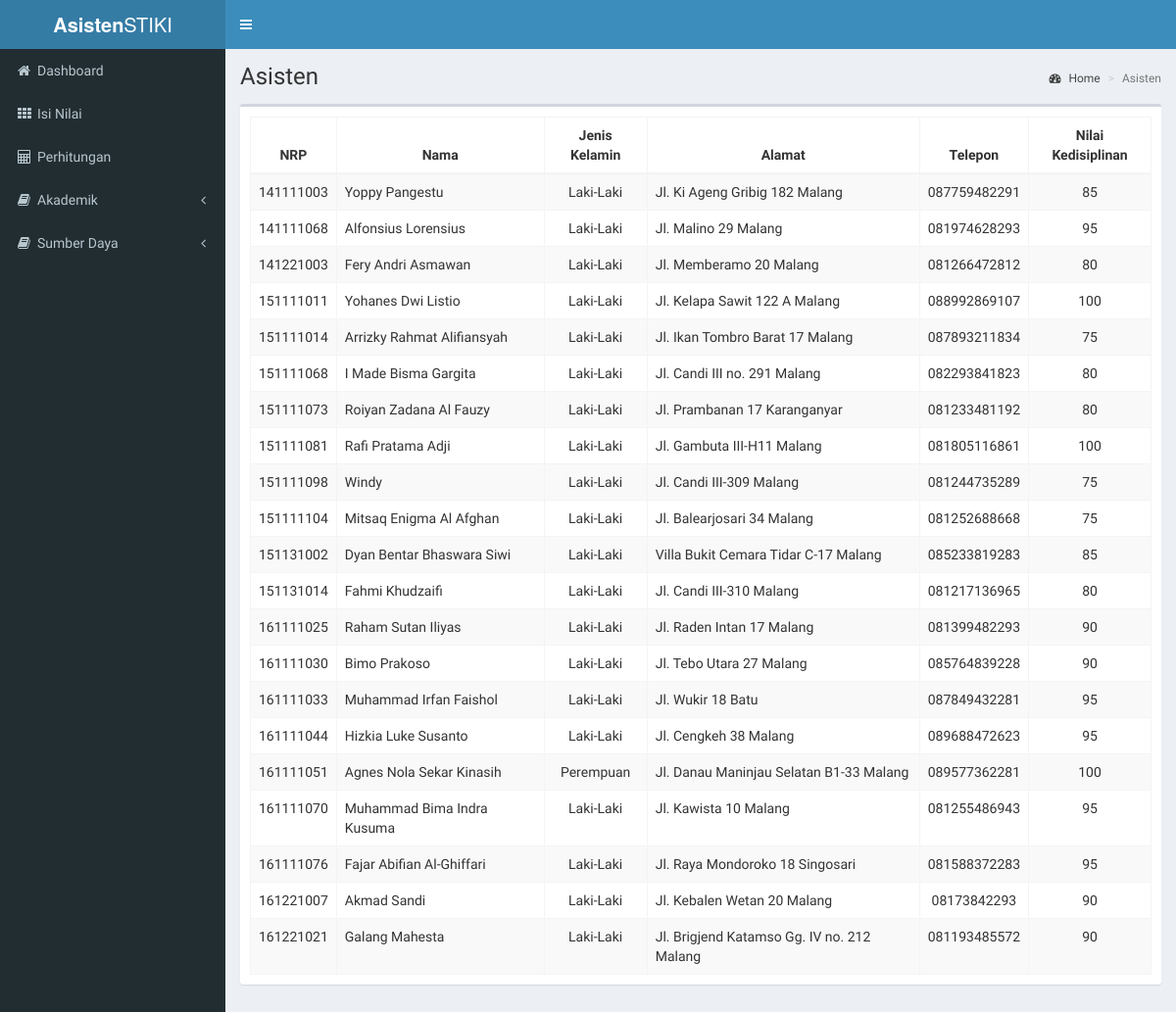
/index.php/asisten, run on the app's committed database.
### tables this page shows
CREATE TABLE `asisten_dosen` (
  `nrp` varchar(9) NOT NULL,
  `nama` varchar(40) NOT NULL,
  `jk` char(1) NOT NULL,
  `alamat` varchar(50) NOT NULL,
  `telepon` varchar(12) NOT NULL,
  `jabatan` varchar(10) NOT NULL,
  `nilai_disiplin` int(11) DEFAULT NULL,
  PRIMARY KEY (`nrp`)
);

### application/controllers/Asisten.php (called while the page is built, shortened)
<?php
class Asisten extends CI_Controller {
    public function __construct(){
        $this->load->model('mod_asisten');
    }
    public function index(){
        $data['asdos'] = $this->mod_asisten->fetchAll();
        $this->load->view('asisten/view', $data);
    }
}
?>

### index.php (called while the page is built, shortened)
<?php
require_once BASEPATH.'core/CodeIgniter.php';

### application/models/Mod_asisten.php (called while the page is built, shortened)
<?php
class Mod_asisten extends CI_Model{
    public function fetchAll(){
        return $this->db->get('asisten_dosen')->result();
    }
}
?>

### application/views/asisten/view.php (the view, shortened to what this page needs)
<?php $this->load->view('templates/header'); ?>
<div class="box">
    <div class="box-body">
        <table class="table table-bordered table-striped table-hover mytable">
            <thead>
                <tr>
                    <th class="text-center">NRP</th>
                    <th class="text-center">Nama</th>
                    <th class="text-center">Jenis Kelamin</th>
                    <th class="text-center">Alamat</th>
                    <th class="text-center">Telepon</th>
                    <th class="text-center">Nilai Kedisiplinan</th>
                </tr>
            </thead>
            <tbody>
                <?php foreach($asdos as $asd){?>
                <tr>
                    <td class="text-center"><?php echo $asd->nrp;?></td>
                    <td><?php echo $asd->nama;?></td>
                    <td class="text-center"><?php echo $asd->jk == 'L' ? "Laki-Laki" : "Perempuan"; ?></td>
                    <td><?php echo $asd->alamat;?></td>
                    <td class="text-center"><?php echo $asd->telepon;?></td>
                    <td class="text-center"><?php echo $asd->nilai_disiplin;?></td>
                </tr>
                <?php }?>
            </tbody>
        </table>
    </div>
</div>
<?php $this->load->view('asisten/remove_all'); ?>
<?php $this->load->view('asisten/form_insert'); ?>
<?php $this->load->view('templates/footer'); ?>

### application/views/templates/header.php (shortened to what this page needs)
<!DOCTYPE html>
<html>
<head>
  <link rel="stylesheet" href="<?php echo base_url() ?>assets/bower_components/bootstrap/dist/css/bootstrap.min.css">
  <link rel="stylesheet" href="<?php echo base_url() ?>assets/bower_components/font-awesome/css/font-awesome.min.css">
  <link rel="stylesheet" href="<?php echo base_url() ?>assets/bower_components/Ionicons/css/ionicons.min.css">
  <link rel="stylesheet" href="<?php echo base_url() ?>assets/plugins/iCheck/all.css">
  <link rel="stylesheet" href="<?php echo base_url() ?>assets/bower_components/select2/dist/css/select2.min.css">
  <link rel="stylesheet" href="<?php echo base_url() ?>assets/dist/css/AdminLTE.min.css">
  <link rel="stylesheet" href="<?php echo base_url() ?>assets/dist/css/skins/_all-skins.min.css">
  <link rel="stylesheet" href="<?php echo base_url() ?>assets/bower_components/datatables.net-bs/css/dataTables.bootstrap.min.css">
</head>
<body class="hold-transition skin-blue sidebar-mini">
<div class="wrapper">
  <header class="main-header">
    <a href="<?php echo base_url() ?>" class="logo">
      <span class="logo-lg"><b>Asisten</b>STIKI</span>
    </a>
    <nav class="navbar navbar-static-top">
      <a href="#" class="sidebar-toggle" data-toggle="push-menu" role="button">
      </a>
    </nav>
  </header>
  <aside class="main-sidebar">
    <section class="sidebar">
      <ul class="sidebar-menu" data-widget="tree">
        <li <?php echo $this->uri->segment(1) == 'dashboard' ? 'class="active"' : '' ?>>
          <a href="<?php echo base_url() ?>dashboard"><i class="fa fa-home"></i><span>Dashboard</span></span></a>
        </li>
        <li <?php echo $this->uri->segment(1) == 'isi_nilai' ? 'class="active"' : '' ?>>
          <a href="<?php echo base_url() ?>isi_nilai"><i class="fa fa-th"></i><span>Isi Nilai</span></span></a>
        </li>
        <li <?php echo $this->uri->segment(1) == 'perhitungan' ? 'class="active"' : '' ?>>
          <a href="<?php echo base_url() ?>perhitungan"><i class="fa fa-calculator"></i><span>Perhitungan</span></span></a>
        </li>
        <li class="treeview">
          <a href="#"><i class="fa fa-book"></i><span>Akademik</span>
            <span class="pull-right-container">
              <i class="fa fa-angle-left pull-right"></i>
            </span>
          </a>
        </li>
        <li class="treeview">
          <a href="#"><i class="fa fa-book"></i><span>Sumber Daya</span>
            <span class="pull-right-container">
              <i class="fa fa-angle-left pull-right"></i>
            </span>
          </a>
        </li>
      </ul>
  </aside>
  <div class="content-wrapper">
      <section class="content-header">
        <h1><?php echo ucwords(str_replace('_', ' ', $this->uri->segment(1)));
        echo isset($subtitle) ? '<small>' . $subtitle . '</small>' : ''; ?></h1>
        <ol class="breadcrumb">
            <li><a href="<?php echo base_url() ?>"><i class="fa fa-dashboard"></i> Home</a></li>
            <li class="active"><?php echo ucwords(str_replace('_', ' ', $this->uri->segment(1))) ?></li>
        </ol>
    </section>
    <section class="content">

### application/views/templates/footer.php (shortened to what this page needs)
</section>
  </div>
</div>
</body>
</html>

### data on the page
asisten_dosen: nrp "141111003", nama "Yoppy Pangestu", jk "Laki-Laki", alamat "Jl. Ki Ageng Gribig 182 Malang", telepon "087759482291", nilai_disiplin "85"
asisten_dosen: nrp "141111068", nama "Alfonsius Lorensius", jk "Laki-Laki", alamat "Jl. Malino 29 Malang", telepon "081974628293", nilai_disiplin "95"
asisten_dosen: nrp "141221003", nama "Fery Andri Asmawan", jk "Laki-Laki", alamat "Jl. Memberamo 20 Malang", telepon "081266472812", nilai_disiplin "80"
asisten_dosen: nrp "151111011", nama "Yohanes Dwi Listio", jk "Laki-Laki", alamat "Jl. Kelapa Sawit 122 A Malang", telepon "088992869107", nilai_disiplin "100"
asisten_dosen: nrp "151111014", nama "Arrizky Rahmat Alifiansyah", jk "Laki-Laki", alamat "Jl. Ikan Tombro Barat 17 Malang", telepon "087893211834", nilai_disiplin "75"
asisten_dosen: nrp "151111068", nama "I Made Bisma Gargita", jk "Laki-Laki", alamat "Jl. Candi III no. 291 Malang", telepon "082293841823", nilai_disiplin "80"
asisten_dosen: nrp "151111073", nama "Roiyan Zadana Al Fauzy", jk "Laki-Laki", alamat "Jl. Prambanan 17 Karanganyar", telepon "081233481192", nilai_disiplin "80"
asisten_dosen: nrp "151111081", nama "Rafi Pratama Adji", jk "Laki-Laki", alamat "Jl. Gambuta III-H11 Malang", telepon "081805116861", nilai_disiplin "100"
asisten_dosen: nrp "151111098", nama "Windy", jk "Laki-Laki", alamat "Jl. Candi III-309 Malang", telepon "081244735289", nilai_disiplin "75"
asisten_dosen: nrp "151111104", nama "Mitsaq Enigma Al Afghan", jk "Laki-Laki", alamat "Jl. Balearjosari 34 Malang", telepon "081252688668", nilai_disiplin "75"
asisten_dosen: nrp "151131002", nama "Dyan Bentar Bhaswara Siwi", jk "Laki-Laki", alamat "Villa Bukit Cemara Tidar C-17 Malang", telepon "085233819283", nilai_disiplin "85"
asisten_dosen: nrp "151131014", nama "Fahmi Khudzaifi", jk "Laki-Laki", alamat "Jl. Candi III-310 Malang", telepon "081217136965", nilai_disiplin "80"
asisten_dosen: nrp "161111025", nama "Raham Sutan Iliyas", jk "Laki-Laki", alamat "Jl. Raden Intan 17 Malang", telepon "081399482293", nilai_disiplin "90"
asisten_dosen: nrp "161111030", nama "Bimo Prakoso", jk "Laki-Laki", alamat "Jl. Tebo Utara 27 Malang", telepon "085764839228", nilai_disiplin "90"
asisten_dosen: nrp "161111033", nama "Muhammad Irfan Faishol", jk "Laki-Laki", alamat "Jl. Wukir 18 Batu", telepon "087849432281", nilai_disiplin "95"
asisten_dosen: nrp "161111044", nama "Hizkia Luke Susanto", jk "Laki-Laki", alamat "Jl. Cengkeh 38 Malang", telepon "089688472623", nilai_disiplin "95"
asisten_dosen: nrp "161111051", nama "Agnes Nola Sekar Kinasih", jk "Perempuan", alamat "Jl. Danau Maninjau Selatan B1-33 Malang", telepon "089577362281", nilai_disiplin "100"
asisten_dosen: nrp "161111070", nama "Muhammad Bima Indra Kusuma", jk "Laki-Laki", alamat "Jl. Kawista 10 Malang", telepon "081255486943", nilai_disiplin "95"
asisten_dosen: nrp "161111076", nama "Fajar Abifian Al-Ghiffari", jk "Laki-Laki", alamat "Jl. Raya Mondoroko 18 Singosari", telepon "081588372283", nilai_disiplin "95"
asisten_dosen: nrp "161221007", nama "Akmad Sandi", jk "Laki-Laki", alamat "Jl. Kebalen Wetan 20 Malang", telepon "08173842293", nilai_disiplin "90"
asisten_dosen: nrp "161221021", nama "Galang Mahesta", jk "Laki-Laki", alamat "Jl. Brigjend Katamso Gg. IV no. 212 Malang", telepon "081193485572", nilai_disiplin "90"

### other printed values
str_replace('_', ' ', $this->uri->segment(1)) "Asisten"
